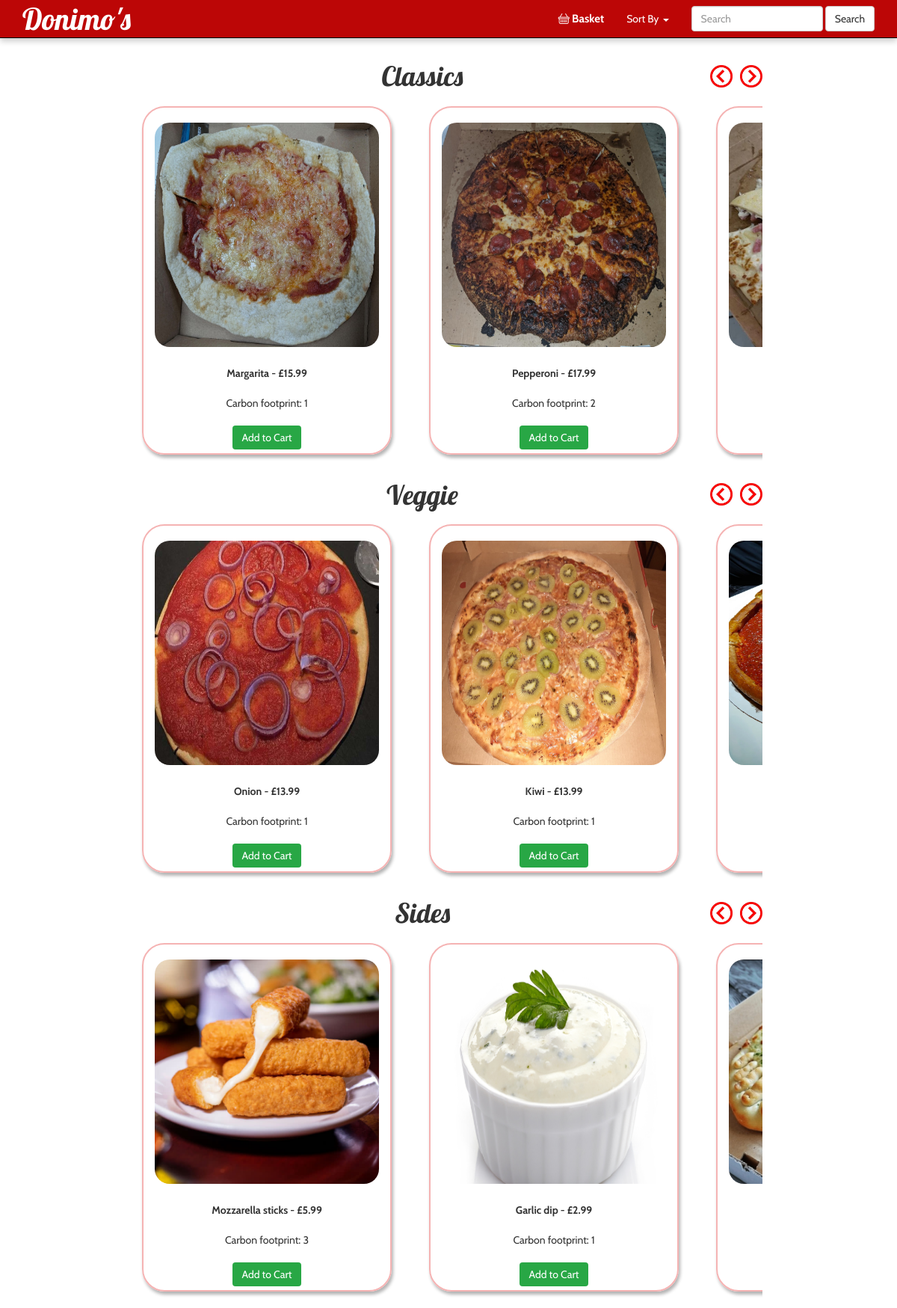
The page / on the database its author committed.
### app4.py (models this page shows)
class Pizza(db.Model):
    __tablename__ = "Pizzas"
    id = db.Column(db.Integer,primary_key = True)
    name = db.Column(db.String(32), index = True, unique = True)
    price = db.Column(db.String)
    description = db.Column(db.Text)
    image = db.Column(db.String(40))
    veggie = db.Column(db.Boolean)
    side = db.Column(db.Boolean)
    footprint = db.Column(db.Integer)
    rating = db.Column(db.Float)
    numratings = db.Column(db.Integer)

### app4.py (the view)
@app.route('/', methods = ["GET","POST"])
def galleryPage():
    pizzas = Pizza.query.all()
    pizza_id = str(request.form.get('pizza_id'))
    increase = request.form.get('increase')
    if "basket" not in session:
        session["basket"] = {}
    if increase == "true":
        if pizza_id in session["basket"]:
            session["basket"][pizza_id] += 1
        else:
            session["basket"][pizza_id] = 1
    session.modified = True
    pizzaDict = {"Classics": [], "Veggie": [], "Sides": []}
    for pizza in pizzas:
        if not pizza.veggie and not pizza.side:
            pizzaDict["Classics"].append(pizza)
        elif pizza.veggie:
            pizzaDict["Veggie"].append(pizza)
        else:
            pizzaDict["Sides"].append(pizza)
    sort_by = request.args.get('sort_by')
    sort_pizzas(sort_by, pizzaDict)
    return render_template('index.html',pizzaDict = pizzaDict)

### app4.py (called while the page is built)
def sort_pizzas(sort_by, pizzaDict):
    if sort_by != "":
        for pizzas in pizzaDict.values():
            match sort_by:
                case "priceup":
                    pizzas.sort(key = lambda x: float(x.price[1:]))
                case "pricedown":
                    pizzas.sort(key = lambda x: float(x.price[1:]), reverse = True)
                case "footprintup":
                    pizzas.sort(key = lambda x: x.footprint)
                case "footprintdown":
                    pizzas.sort(key = lambda x: x.footprint, reverse = True)

### templates/index.html (shortened to what this page needs)
{% extends "base.html" %}
{% block content %}
<link rel="stylesheet" href="{{ url_for('static', filename = 'styles.css')}}">
{% for title, pizzas in pizzaDict.items() %}
<div class="title-slider">
    <div class="title-container">
        <h1 class="pizza-type">{{ title }}</h1>
        <div class="scroll-buttons">
            <img class="scroll-left" src="{{ url_for('static', filename = 'img/left_arrow.jpg') }}">
            <img class="scroll-right" src="{{ url_for('static', filename = 'img/right_arrow.jpg') }}">
        </div>
    </div>
    <div class="image-slider">
        <div class="slider-track">
            {% for pizza in pizzas %}
            <div class="pizza-card">
                <a href="{{ url_for('singleProductPage', pizzaName = pizza.name )}}">
                    <img class="homepizza" src="{{ url_for('static', filename = 'img/' + pizza.image) }}"
                        data-id="{{ pizza.id }}">
                </a>
                <p class="image-text">{{ pizza.name }} - {{ pizza.price }}</p>
                <p>Carbon footprint: {{ pizza.footprint }}</p>
                <form method="POST">
                    <button type="submit" class="add-to-cart-btn">Add to Cart</button>
                </form>
            </div>
            {% endfor %}
        </div>
    </div>
</div>
{% endfor %}
{% endblock %}

### templates/base.html (shortened to what this page needs)
{% extends "bootstrap/base.html" %}
{% import "bootstrap/wtf.html" as wtf %}
{% block head %}
    {{ super() }}
    <link rel="stylesheet" href="https://cdn.jsdelivr.net/npm/bootstrap-icons@1.11.3/font/bootstrap-icons.min.css">
{% endblock %}
{% block navbar %}
    <nav class="navbar navbar-default navbar-custom navbar-fixed-top">
        <div class="container">
            <div class="navbar-header">
                <a class="navbar-brand" href="{{ url_for('galleryPage') }}">Donimo's</a>
            </div>
            <ul class="nav navbar-nav navbar-right">
                <li class = "navbar-element"><a href="{{ url_for('basketPage') }}"><i class="bi bi-basket"></i> Basket</a></li>
                {% if request.endpoint == 'galleryPage' %}
                    <li class="dropdown">
                        <a href="#" class="dropdown-toggle" data-toggle="dropdown" role="button" aria-haspopup="true" aria-expanded="false">
                            Sort By <span class="caret"></span>
                        </a>
                    </li>
                    <form class="navbar-form navbar-left" role="search" method="POST" action="/search">
                        <div class="form-group">
                          <input type="text" class="form-control" placeholder="Search" name="query">
                        </div>
                        <button type="submit" class="btn btn-default">Search</button>
                    </form>
                {% endif %}
            </ul>
        </div>
    </nav>
{% endblock %}

### static/styles.css (style rules this page uses)
h1, h2 { font-family: 'Lobster', cursive; }
body { font-family: 'Cabin', sans-serif; padding-top: 70px; }
.homepizza { border-radius: 20px; width: 300px; height: 300px; display: block; }
.add-to-cart-btn { background-color: #28a745; color: white; border: none; padding: 6px 12px; font-size: 14px; border-radius: 4px; cursor: pointer; transition: background-color 0.2s ease; }
.title-slider { padding-top: 1%; padding-bottom: 1%; }
.image-slider { position: relative; width: 70%; padding: 1rem; margin: 0 auto; overflow: hidden; }
.slider-track { display: inline-flex; gap: 50px; }
.image-text { font-weight: bold; }
.pizza-type { text-align: center; margin: 0 auto; flex-grow: 1; }
.pizza-card { border-width: 2px; border-style: solid; padding-left: 15px; padding-right: 15px; border-color: rgb(245, 179, 179); flex-direction: column; border-radius: 30px; box-shadow: 2px 4px 4px rgba(0, 0, 0.3, 0.3); }
.pizza-card > * { text-align: center; width: 300px; padding: 5px; }
.navbar-custom { background-color: rgb(188, 6, 6); border-color: black; box-shadow: 0 4px 8px rgba(0, 0, 0, 0.2); }
.navbar-custom .navbar-brand, .navbar-custom .nav > li > a { color: white; }
.navbar-brand { font-family: 'Lobster', cursive; font-size: 40px; }
.navbar-element { font-weight: bold; font-size: 15px; }
.scroll-right, .scroll-left { height: 50px; width: auto; }
.title-container { width: 70%; margin: 0 auto; display: flex; justify-content: space-between; align-items: center; margin-bottom: 10px; }
.scroll-buttons { display: flex; gap: 10px; margin-left: auto; }
.scroll-left, .scroll-right { width: 30px; height: 30px; cursor: pointer; }

### rows shown on the page
Pizza: image (picture), name "Margarita", price "£15.99", footprint "1"
Pizza: image (picture), name "Pepperoni", price "£17.99", footprint "2"
Pizza: image (picture)
Pizza: image (picture), name "Onion", price "£13.99", footprint "1"
Pizza: image (picture), name "Kiwi", price "£13.99", footprint "1"
Pizza: image (picture)
Pizza: image (picture), name "Mozzarella sticks", price "£5.99", footprint "3"
Pizza: image (picture), name "Garlic dip", price "£2.99", footprint "1"
Pizza: image (picture)

### other values the page prints
{{ title }} "Classics" "Veggie" "Sides"
